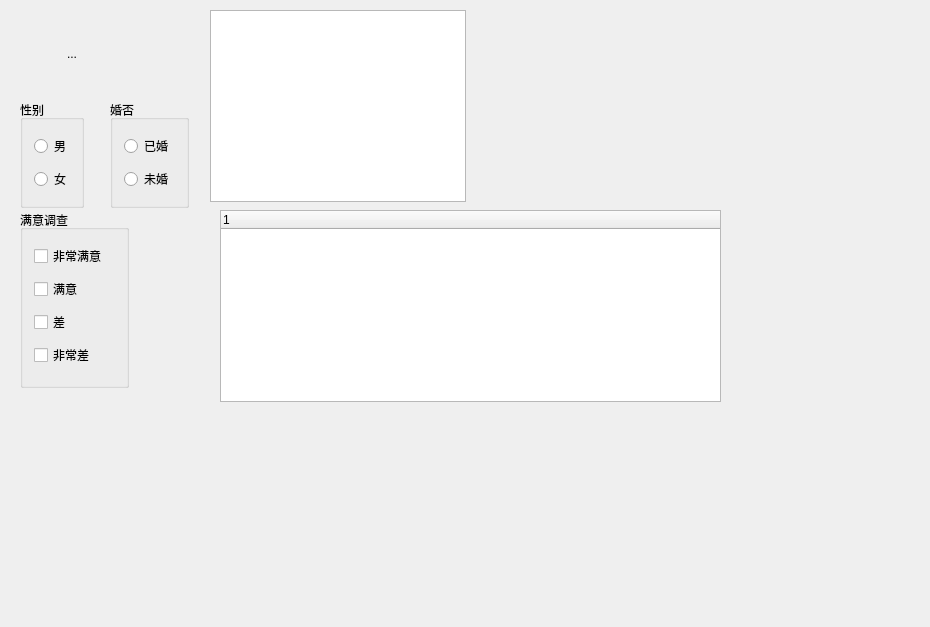
<?xml version="1.0" encoding="UTF-8"?>
<ui version="4.0">
 <class>Widget</class>
 <widget class="QWidget" name="Widget">
  <property name="geometry">
   <rect>
    <x>0</x>
    <y>0</y>
    <width>930</width>
    <height>627</height>
   </rect>
  </property>
  <property name="windowTitle">
   <string>Widget</string>
  </property>
  <widget class="QToolButton" name="toolButton">
   <property name="geometry">
    <rect>
     <x>48</x>
     <y>30</y>
     <width>48</width>
     <height>48</height>
    </rect>
   </property>
   <property name="text">
    <string>...</string>
   </property>
   <property name="icon">
    <iconset resource="res.qrc">
     <normaloff>:/QTIcon.jpeg</normaloff>:/QTIcon.jpeg</iconset>
   </property>
   <property name="iconSize">
    <size>
     <width>48</width>
     <height>48</height>
    </size>
   </property>
   <property name="autoRaise">
    <bool>true</bool>
   </property>
  </widget>
  <widget class="QGroupBox" name="groupBox">
   <property name="geometry">
    <rect>
     <x>20</x>
     <y>100</y>
     <width>64</width>
     <height>108</height>
    </rect>
   </property>
   <property name="title">
    <string>性别</string>
   </property>
   <layout class="QVBoxLayout" name="verticalLayout">
    <item>
     <widget class="QRadioButton" name="radioButton_man">
      <property name="text">
       <string>男</string>
      </property>
     </widget>
    </item>
    <item>
     <widget class="QRadioButton" name="radioButton_women">
      <property name="text">
       <string>女</string>
      </property>
     </widget>
    </item>
   </layout>
  </widget>
  <widget class="QGroupBox" name="groupBox_2">
   <property name="geometry">
    <rect>
     <x>110</x>
     <y>100</y>
     <width>79</width>
     <height>108</height>
    </rect>
   </property>
   <property name="title">
    <string>婚否</string>
   </property>
   <layout class="QVBoxLayout" name="verticalLayout_2">
    <item>
     <widget class="QRadioButton" name="radioButton_marry">
      <property name="text">
       <string>已婚</string>
      </property>
     </widget>
    </item>
    <item>
     <widget class="QRadioButton" name="radioButton_single">
      <property name="text">
       <string>未婚</string>
      </property>
     </widget>
    </item>
   </layout>
  </widget>
  <widget class="QGroupBox" name="groupBox_3">
   <property name="geometry">
    <rect>
     <x>20</x>
     <y>210</y>
     <width>109</width>
     <height>178</height>
    </rect>
   </property>
   <property name="title">
    <string>满意调查</string>
   </property>
   <layout class="QVBoxLayout" name="verticalLayout_3">
    <item>
     <widget class="QCheckBox" name="checkBox_best">
      <property name="text">
       <string>非常满意</string>
      </property>
     </widget>
    </item>
    <item>
     <widget class="QCheckBox" name="checkBox_better">
      <property name="text">
       <string>满意</string>
      </property>
     </widget>
    </item>
    <item>
     <widget class="QCheckBox" name="checkBox_bad">
      <property name="text">
       <string>差</string>
      </property>
     </widget>
    </item>
    <item>
     <widget class="QCheckBox" name="checkBox_verybad">
      <property name="text">
       <string>非常差</string>
      </property>
      <property name="tristate">
       <bool>true</bool>
      </property>
     </widget>
    </item>
   </layout>
  </widget>
  <widget class="QListWidget" name="listWidget">
   <property name="geometry">
    <rect>
     <x>210</x>
     <y>10</y>
     <width>256</width>
     <height>192</height>
    </rect>
   </property>
  </widget>
  <widget class="QTreeWidget" name="treeWidget">
   <property name="geometry">
    <rect>
     <x>220</x>
     <y>210</y>
     <width>501</width>
     <height>192</height>
    </rect>
   </property>
   <column>
    <property name="text">
     <string notr="true">1</string>
    </property>
   </column>
  </widget>
 </widget>
 <layoutdefault spacing="6" margin="11"/>
 <resources>
  <include location="res.qrc"/>
 </resources>
 <connections/>
</ui>
